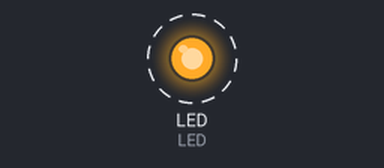
Bench run of a program on a simulated CircuitPython board. On the bench: output pins drawn as LEDs (lit = HIGH). Dashed ring = blinking. Files that are not in the repository are absent. At 0.6 s the program ends and the board releases its pins; the recording ends there.

Above: at 0.07 s.
Timing chart, 0 to 0.6 s (numbered marks = the images above):
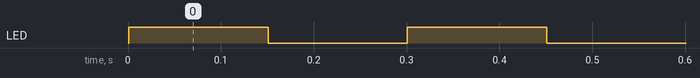

The program:

code.py
```python
# BitLocker Manager — Pi Pico unlock rig (CircuitPython)
# ------------------------------------------------------
# Turns a ~$4 Raspberry Pi Pico into the "plug-and-play" unlock key for models
# whose recovery screen only accepts a TYPED numeric key.
#
# How it works:
#   * The agent writes the 48-digit recovery key to  blm_secret.txt  on the Pico.
#     (For a first typing TEST, just create blm_secret.txt yourself with some digits.)
#   * On insertion, this reads the file and TYPES the digits, then presses Enter.
#   * The BitLocker recovery field is numeric-only, so only digits are needed.
#
# TESTING TIP: plug the Pico into a PC, open Notepad, click into it, then reset/replug
#   the Pico. It should type the digits from blm_secret.txt into Notepad.
#
# If digits come out wrong or as arrows/navigation, flip USE_NUMPAD below.

import time

import board
import digitalio
import usb_hid
from adafruit_hid.keyboard import Keyboard
from adafruit_hid.keycode import Keycode

SECRET_PATH = "/blm_secret.txt"
ARM_DELAY_S = 4.0          # seconds to wait after power-up before typing (focus the field)
KEY_DELAY_S = 0.012        # gap between keystrokes

# False = top-row number keys (no NumLock needed) — the safe default.
# True  = numpad keys (needs NumLock ON, but layout-independent). Try this only if
#         top-row digits come out wrong at your recovery screen.
USE_NUMPAD = False

LED = digitalio.DigitalInOut(board.LED)
LED.direction = digitalio.Direction.OUTPUT

TOPROW = {
    "0": Keycode.ZERO, "1": Keycode.ONE, "2": Keycode.TWO, "3": Keycode.THREE,
    "4": Keycode.FOUR, "5": Keycode.FIVE, "6": Keycode.SIX, "7": Keycode.SEVEN,
    "8": Keycode.EIGHT, "9": Keycode.NINE,
}
NUMPAD = {
    "0": Keycode.KEYPAD_ZERO, "1": Keycode.KEYPAD_ONE, "2": Keycode.KEYPAD_TWO,
    "3": Keycode.KEYPAD_THREE, "4": Keycode.KEYPAD_FOUR, "5": Keycode.KEYPAD_FIVE,
    "6": Keycode.KEYPAD_SIX, "7": Keycode.KEYPAD_SEVEN, "8": Keycode.KEYPAD_EIGHT,
    "9": Keycode.KEYPAD_NINE,
}
DIGITS = NUMPAD if USE_NUMPAD else TOPROW
ENTER = Keycode.KEYPAD_ENTER if USE_NUMPAD else Keycode.ENTER


def read_key():
    try:
        with open(SECRET_PATH) as f:
            return "".join(ch for ch in f.read() if ch.isdigit())
    except OSError:
        return ""


def blink(n, dt=0.15):
    for _ in range(n):
        LED.value = True; time.sleep(dt); LED.value = False; time.sleep(dt)


def main():
    key = read_key()
    if not key:
        blink(2)              # nothing loaded — do nothing
        return
    blink(3)                  # armed
    time.sleep(ARM_DELAY_S)   # let the operator focus the recovery field

    kbd = Keyboard(usb_hid.devices)
    for digit in key:
        kc = DIGITS.get(digit)
        if kc is not None:
            kbd.send(kc)
            time.sleep(KEY_DELAY_S)
    kbd.send(ENTER)
    LED.value = True          # solid = done


main()
```

Measured:
- by itself, LED: alternates HIGH for 0.15 s and LOW for 0.15 s
